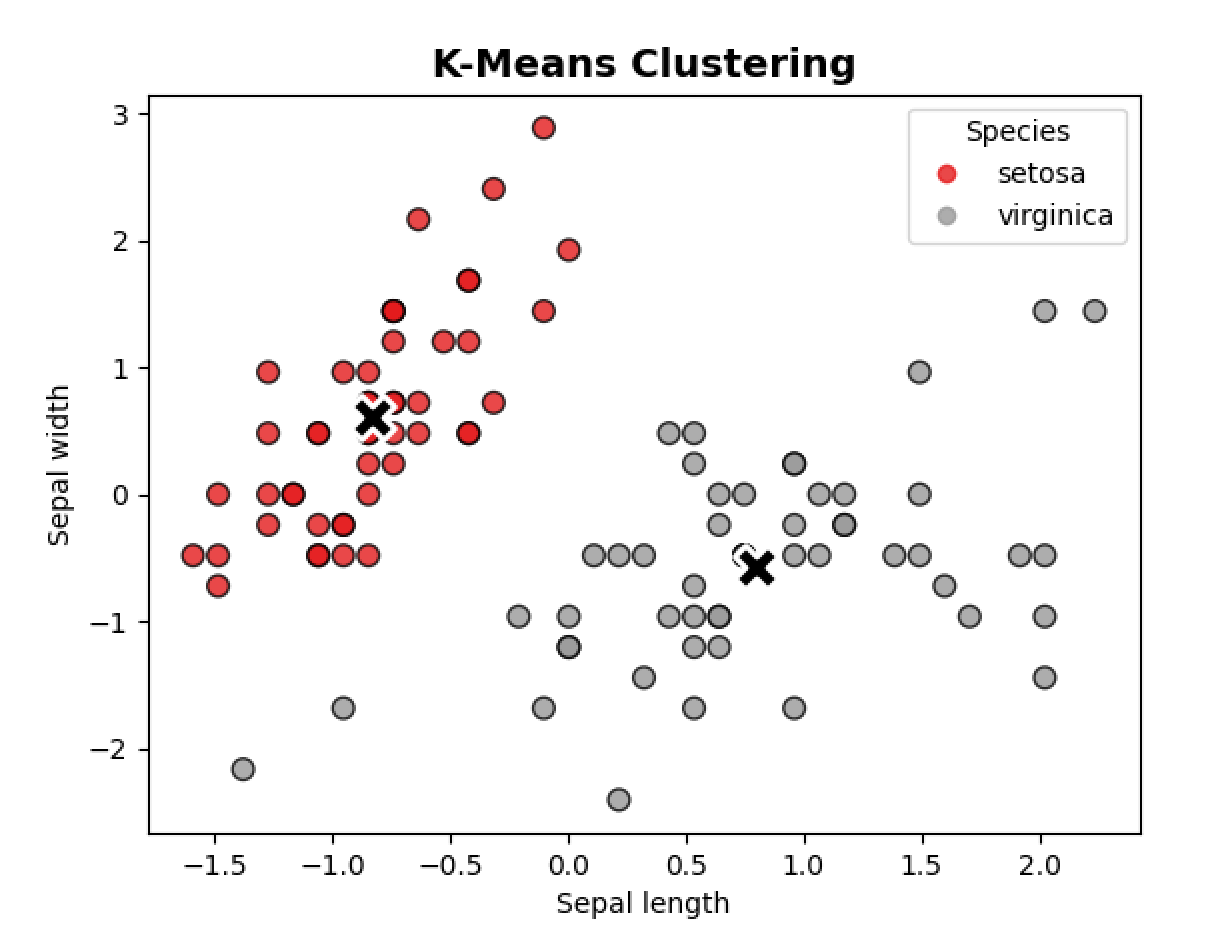

Generate this figure with Python:
import numpy as np
import pandas as pd
import seaborn as sns
import matplotlib.pyplot as plt
from sklearn.preprocessing import StandardScaler
from sklearn.decomposition import PCA
from sklearn.cluster import KMeans

data = sns.load_dataset('iris')

data = data[data['species'] != 'versicolor']

X = data.iloc[:, :2]
y = data['species']

scaler = StandardScaler()
X_scaled = scaler.fit_transform(X)

kmeans = KMeans(
    n_clusters=2,
    random_state=42
)

clusters = kmeans.fit_predict(X_scaled)


centroids = kmeans.cluster_centers_

fig, ax = plt.subplots()

scatter = ax.scatter(
    X_scaled[:, 0], X_scaled[:, 1], 
    c=clusters, cmap='Set1', 
    edgecolor='k', s=60, alpha=0.8
)

ax.scatter(
    centroids[:, 0], centroids[:, 1], 
    marker='X', c='black', s=250, 
    label='Centroids', edgecolor='white', linewidth=2
)

ax.set_title("K-Means Clustering", fontsize=14, fontweight='bold')
plt.legend(handles=scatter.legend_elements()[0], labels=['setosa', 'virginica'], title="Species")

plt.xlabel("Sepal length")
plt.ylabel("Sepal width")
plt.show()
